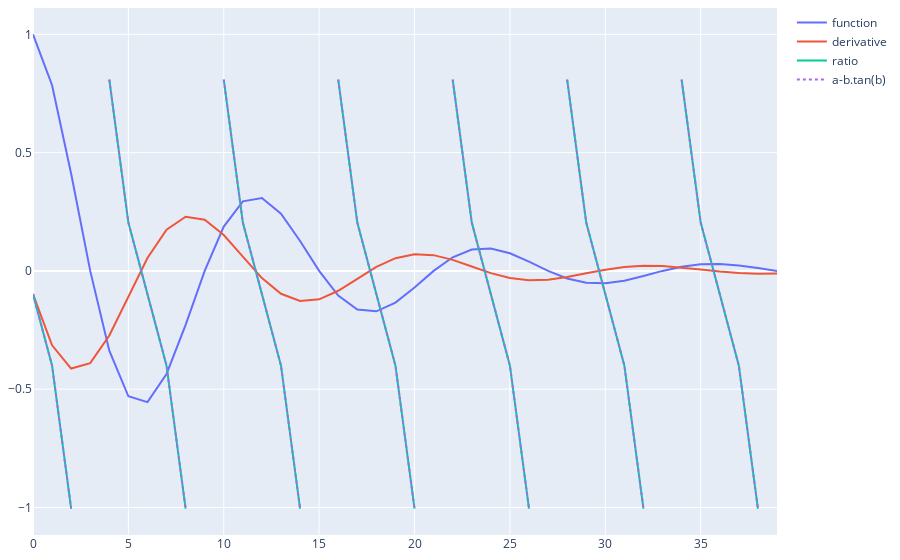

Notebook code for this chart:
### Markdown cell above
### Using real part of derivative and function only

Since $e^{(a+ib)t} = e^{at}cos(bt) + i.e^{at}sin(bt)$, the derivative of its real part
$e^{at}cos(bt)$ is:

$$\frac{\partial e^{at}cos(bt)}{\partial t} = ae^{at}cos(bt) - be^{at}sin(bt)$$

> The real part of actual derivative is the same as the derivative of the real part above.

#### Main problem to be solved

The ratio between these real parts is **NOT** a constant, but instead:
$$\frac{ae^{at}cos(bt) - be^{at}sin(bt)}{e^{at}cos(bt)} = a - b.tan(bt)$$

### Code cell
# Ratio between real part of derivative and function plot
fig = go.Figure(**DEF_FIGURE)
fig.add_scatter(y=[v.real for v in func_vals], name='function')
fig.add_scatter(y=[v.real for v in deriv_vals[1]], name='derivative')
fig.add_scatter(y=[crop_val(dv.real/fv.real) for fv,dv in zip(func_vals, deriv_vals[1])],
        name='ratio')
fig.add_scatter(y=[OMEGA.real - OMEGA.imag*crop_val(cmath.tan(OMEGA.imag*t)).real for t in t_range],
        name='a-b.tan(b)', line_dash='dot')
fig.show()

### Figure 1 — Plotly figure (JSON) as saved in the notebook; plotly's stock layout.template omitted (floating-point values rounded to 4 significant figures)
{"data": [{"name": "function", "type": "scatter", "y": [1.0, 0.785, 0.4109, 4.561e-17, -0.3376, -0.5301, -0.5549, -0.4356, -0.228, -7.592e-17, 0.1873, 0.2941, 0.3079, 0.2417, 0.1265, 2.739e-16, -0.1039, -0.1632, -0.1708, -0.1341, -0.07018, -5.454e-17, 0.05767, 0.09055, 0.09478, 0.07441, 0.03894, 1.643e-16, -0.032, -0.05024, -0.05259, -0.04128, -0.02161, -9.597e-17, 0.01775, 0.02788, 0.02918, 0.02291, 0.01199, 5.591e-17]}, {"name": "derivative", "type": "scatter", "y": [-0.09817, -0.3144, -0.4129, -0.39, -0.273, -0.1082, 0.05447, 0.1744, 0.2291, 0.2164, 0.1515, 0.06004, -0.03022, -0.09679, -0.1271, -0.1201, -0.08406, -0.03331, 0.01677, 0.0537, 0.07054, 0.06662, 0.04664, 0.01848, -0.009305, -0.0298, -0.03914, -0.03697, -0.02588, -0.01026, 0.005163, 0.01653, 0.02172, 0.02051, 0.01436, 0.00569, -0.002865, -0.009174, -0.01205, -0.01138]}, {"name": "ratio", "type": "scatter", "y": [-0.09817, -0.4005, -1.005, null, 0.8087, 0.2041, -0.09817, -0.4005, -1.005, null, 0.8087, 0.2041, -0.09817, -0.4005, -1.005, null, 0.8087, 0.2041, -0.09817, -0.4005, -1.005, null, 0.8087, 0.2041, -0.09817, -0.4005, -1.005, null, 0.8087, 0.2041, -0.09817, -0.4005, -1.005, null, 0.8087, 0.2041, -0.09817, -0.4005, -1.005, null]}, {"line": {"dash": "dot"}, "name": "a-b.tan(b)", "type": "scatter", "y": [-0.09817, -0.4005, -1.005, null, 0.8087, 0.2041, -0.09817, -0.4005, -1.005, null, 0.8087, 0.2041, -0.09817, -0.4005, -1.005, null, 0.8087, 0.2041, -0.09817, -0.4005, -1.005, null, 0.8087, 0.2041, -0.09817, -0.4005, -1.005, null, 0.8087, 0.2041, -0.09817, -0.4005, -1.005, null, 0.8087, 0.2041, -0.09817, -0.4005, -1.005, null]}], "layout": {"margin": {"b": 8, "l": 8, "r": 8, "t": 8}}}
